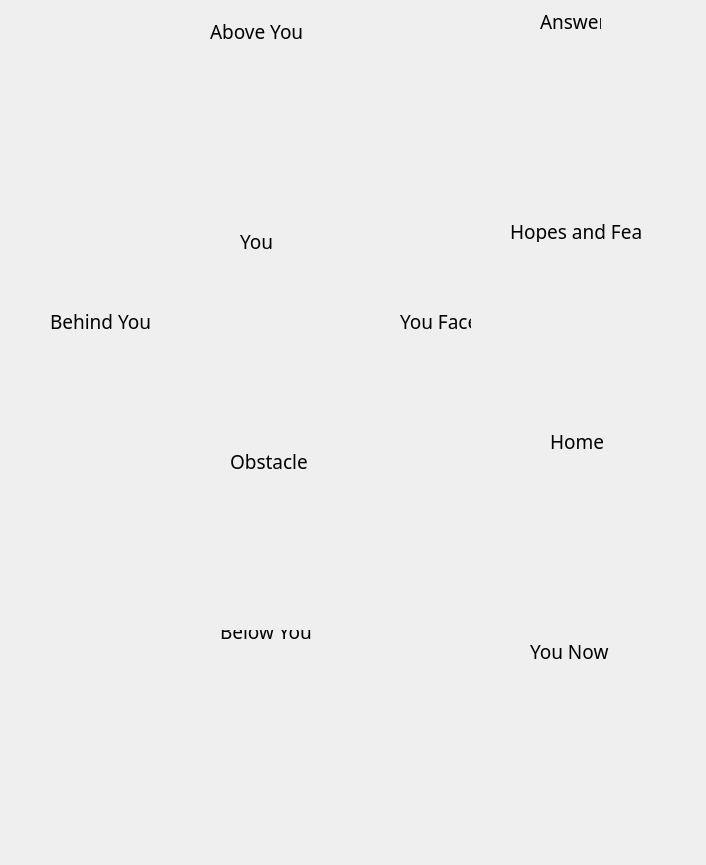
<?xml version="1.0" encoding="UTF-8"?>
<ui version="4.0">
 <class>CelticDecipherMeanings</class>
 <widget class="QWidget" name="CelticDecipherMeanings">
  <property name="geometry">
   <rect>
    <x>0</x>
    <y>0</y>
    <width>706</width>
    <height>865</height>
   </rect>
  </property>
  <property name="windowTitle">
   <string>Form</string>
  </property>
  <widget class="QLabel" name="bef_img">
   <property name="geometry">
    <rect>
     <x>390</x>
     <y>380</y>
     <width>120</width>
     <height>125</height>
    </rect>
   </property>
   <property name="font">
    <font>
     <pointsize>10</pointsize>
    </font>
   </property>
   <property name="autoFillBackground">
    <bool>true</bool>
   </property>
   <property name="text">
    <string/>
   </property>
  </widget>
  <widget class="QLabel" name="abv_img">
   <property name="geometry">
    <rect>
     <x>210</x>
     <y>90</y>
     <width>120</width>
     <height>125</height>
    </rect>
   </property>
   <property name="font">
    <font>
     <pointsize>10</pointsize>
    </font>
   </property>
   <property name="autoFillBackground">
    <bool>true</bool>
   </property>
   <property name="text">
    <string/>
   </property>
  </widget>
  <widget class="QLabel" name="abv_label">
   <property name="geometry">
    <rect>
     <x>210</x>
     <y>20</y>
     <width>101</width>
     <height>22</height>
    </rect>
   </property>
   <property name="font">
    <font>
     <family>Adobe Hebrew</family>
     <pointsize>14</pointsize>
    </font>
   </property>
   <property name="layoutDirection">
    <enum>Qt::LeftToRight</enum>
   </property>
   <property name="text">
    <string>Above You</string>
   </property>
  </widget>
  <widget class="QLabel" name="bhi_label">
   <property name="geometry">
    <rect>
     <x>50</x>
     <y>310</y>
     <width>101</width>
     <height>22</height>
    </rect>
   </property>
   <property name="font">
    <font>
     <family>Adobe Hebrew</family>
     <pointsize>14</pointsize>
    </font>
   </property>
   <property name="layoutDirection">
    <enum>Qt::LeftToRight</enum>
   </property>
   <property name="text">
    <string>Behind You</string>
   </property>
  </widget>
  <widget class="QLabel" name="hnf_label">
   <property name="geometry">
    <rect>
     <x>510</x>
     <y>220</y>
     <width>131</width>
     <height>22</height>
    </rect>
   </property>
   <property name="font">
    <font>
     <family>Adobe Hebrew</family>
     <pointsize>14</pointsize>
    </font>
   </property>
   <property name="layoutDirection">
    <enum>Qt::LeftToRight</enum>
   </property>
   <property name="text">
    <string>Hopes and Fears</string>
   </property>
  </widget>
  <widget class="QLabel" name="you_label">
   <property name="geometry">
    <rect>
     <x>240</x>
     <y>230</y>
     <width>41</width>
     <height>22</height>
    </rect>
   </property>
   <property name="font">
    <font>
     <family>Adobe Hebrew</family>
     <pointsize>14</pointsize>
    </font>
   </property>
   <property name="layoutDirection">
    <enum>Qt::LeftToRight</enum>
   </property>
   <property name="text">
    <string>You</string>
   </property>
  </widget>
  <widget class="QLabel" name="unw_label">
   <property name="geometry">
    <rect>
     <x>530</x>
     <y>640</y>
     <width>81</width>
     <height>22</height>
    </rect>
   </property>
   <property name="font">
    <font>
     <family>Adobe Hebrew</family>
     <pointsize>14</pointsize>
    </font>
   </property>
   <property name="layoutDirection">
    <enum>Qt::LeftToRight</enum>
   </property>
   <property name="text">
    <string>You Now</string>
   </property>
  </widget>
  <widget class="QLabel" name="hom_label">
   <property name="geometry">
    <rect>
     <x>550</x>
     <y>430</y>
     <width>61</width>
     <height>22</height>
    </rect>
   </property>
   <property name="font">
    <font>
     <family>Adobe Hebrew</family>
     <pointsize>14</pointsize>
    </font>
   </property>
   <property name="layoutDirection">
    <enum>Qt::LeftToRight</enum>
   </property>
   <property name="text">
    <string>Home</string>
   </property>
  </widget>
  <widget class="QLabel" name="bef_label">
   <property name="geometry">
    <rect>
     <x>400</x>
     <y>310</y>
     <width>71</width>
     <height>22</height>
    </rect>
   </property>
   <property name="font">
    <font>
     <family>Adobe Hebrew</family>
     <pointsize>14</pointsize>
    </font>
   </property>
   <property name="layoutDirection">
    <enum>Qt::LeftToRight</enum>
   </property>
   <property name="text">
    <string>You Face</string>
   </property>
  </widget>
  <widget class="QLabel" name="obs_label">
   <property name="geometry">
    <rect>
     <x>230</x>
     <y>450</y>
     <width>81</width>
     <height>22</height>
    </rect>
   </property>
   <property name="font">
    <font>
     <family>Adobe Hebrew</family>
     <pointsize>14</pointsize>
    </font>
   </property>
   <property name="layoutDirection">
    <enum>Qt::LeftToRight</enum>
   </property>
   <property name="text">
    <string>Obstacle</string>
   </property>
  </widget>
  <widget class="QLabel" name="you_img">
   <property name="geometry">
    <rect>
     <x>220</x>
     <y>300</y>
     <width>120</width>
     <height>125</height>
    </rect>
   </property>
   <property name="font">
    <font>
     <pointsize>10</pointsize>
    </font>
   </property>
   <property name="autoFillBackground">
    <bool>true</bool>
   </property>
   <property name="text">
    <string/>
   </property>
  </widget>
  <widget class="QLabel" name="blo_label">
   <property name="geometry">
    <rect>
     <x>220</x>
     <y>620</y>
     <width>91</width>
     <height>22</height>
    </rect>
   </property>
   <property name="font">
    <font>
     <family>Adobe Hebrew</family>
     <pointsize>14</pointsize>
    </font>
   </property>
   <property name="layoutDirection">
    <enum>Qt::LeftToRight</enum>
   </property>
   <property name="text">
    <string>Below You</string>
   </property>
  </widget>
  <widget class="QLabel" name="bhi_img">
   <property name="geometry">
    <rect>
     <x>50</x>
     <y>380</y>
     <width>120</width>
     <height>125</height>
    </rect>
   </property>
   <property name="font">
    <font>
     <pointsize>10</pointsize>
    </font>
   </property>
   <property name="autoFillBackground">
    <bool>true</bool>
   </property>
   <property name="text">
    <string/>
   </property>
  </widget>
  <widget class="QLabel" name="obs_img">
   <property name="geometry">
    <rect>
     <x>210</x>
     <y>510</y>
     <width>125</width>
     <height>120</height>
    </rect>
   </property>
   <property name="font">
    <font>
     <pointsize>10</pointsize>
    </font>
   </property>
   <property name="autoFillBackground">
    <bool>true</bool>
   </property>
   <property name="text">
    <string/>
   </property>
  </widget>
  <widget class="QLabel" name="hom_img">
   <property name="geometry">
    <rect>
     <x>530</x>
     <y>500</y>
     <width>120</width>
     <height>125</height>
    </rect>
   </property>
   <property name="font">
    <font>
     <pointsize>10</pointsize>
    </font>
   </property>
   <property name="autoFillBackground">
    <bool>true</bool>
   </property>
   <property name="text">
    <string/>
   </property>
  </widget>
  <widget class="QLabel" name="ans_img">
   <property name="geometry">
    <rect>
     <x>530</x>
     <y>80</y>
     <width>120</width>
     <height>125</height>
    </rect>
   </property>
   <property name="font">
    <font>
     <pointsize>10</pointsize>
    </font>
   </property>
   <property name="autoFillBackground">
    <bool>true</bool>
   </property>
   <property name="text">
    <string/>
   </property>
  </widget>
  <widget class="QLabel" name="hnf_img">
   <property name="geometry">
    <rect>
     <x>530</x>
     <y>290</y>
     <width>120</width>
     <height>125</height>
    </rect>
   </property>
   <property name="font">
    <font>
     <pointsize>10</pointsize>
    </font>
   </property>
   <property name="autoFillBackground">
    <bool>true</bool>
   </property>
   <property name="text">
    <string/>
   </property>
  </widget>
  <widget class="QLabel" name="unw_img">
   <property name="geometry">
    <rect>
     <x>530</x>
     <y>720</y>
     <width>120</width>
     <height>125</height>
    </rect>
   </property>
   <property name="font">
    <font>
     <pointsize>10</pointsize>
    </font>
   </property>
   <property name="autoFillBackground">
    <bool>true</bool>
   </property>
   <property name="text">
    <string/>
   </property>
  </widget>
  <widget class="QLabel" name="ans_label">
   <property name="geometry">
    <rect>
     <x>540</x>
     <y>10</y>
     <width>61</width>
     <height>22</height>
    </rect>
   </property>
   <property name="font">
    <font>
     <family>Adobe Hebrew</family>
     <pointsize>14</pointsize>
    </font>
   </property>
   <property name="layoutDirection">
    <enum>Qt::LeftToRight</enum>
   </property>
   <property name="text">
    <string>Answer</string>
   </property>
  </widget>
  <widget class="QLabel" name="blo_img">
   <property name="geometry">
    <rect>
     <x>220</x>
     <y>690</y>
     <width>120</width>
     <height>125</height>
    </rect>
   </property>
   <property name="font">
    <font>
     <pointsize>10</pointsize>
    </font>
   </property>
   <property name="autoFillBackground">
    <bool>true</bool>
   </property>
   <property name="text">
    <string/>
   </property>
  </widget>
  <widget class="QLabel" name="ans_label_2">
   <property name="geometry">
    <rect>
     <x>500</x>
     <y>30</y>
     <width>160</width>
     <height>28</height>
    </rect>
   </property>
   <property name="font">
    <font>
     <family>Adobe Hebrew</family>
     <pointsize>12</pointsize>
    </font>
   </property>
   <property name="layoutDirection">
    <enum>Qt::LeftToRight</enum>
   </property>
   <property name="text">
    <string/>
   </property>
  </widget>
  <widget class="QLabel" name="abv_label_2">
   <property name="geometry">
    <rect>
     <x>170</x>
     <y>40</y>
     <width>160</width>
     <height>28</height>
    </rect>
   </property>
   <property name="font">
    <font>
     <family>Adobe Hebrew</family>
     <pointsize>12</pointsize>
    </font>
   </property>
   <property name="layoutDirection">
    <enum>Qt::LeftToRight</enum>
   </property>
   <property name="text">
    <string/>
   </property>
  </widget>
  <widget class="QLabel" name="you_label_2">
   <property name="geometry">
    <rect>
     <x>200</x>
     <y>250</y>
     <width>160</width>
     <height>28</height>
    </rect>
   </property>
   <property name="font">
    <font>
     <family>Adobe Hebrew</family>
     <pointsize>12</pointsize>
    </font>
   </property>
   <property name="layoutDirection">
    <enum>Qt::LeftToRight</enum>
   </property>
   <property name="text">
    <string/>
   </property>
  </widget>
  <widget class="QLabel" name="hnf_label_2">
   <property name="geometry">
    <rect>
     <x>470</x>
     <y>240</y>
     <width>160</width>
     <height>28</height>
    </rect>
   </property>
   <property name="font">
    <font>
     <family>Adobe Hebrew</family>
     <pointsize>12</pointsize>
    </font>
   </property>
   <property name="layoutDirection">
    <enum>Qt::LeftToRight</enum>
   </property>
   <property name="text">
    <string/>
   </property>
  </widget>
  <widget class="QLabel" name="bhi_label_2">
   <property name="geometry">
    <rect>
     <x>10</x>
     <y>330</y>
     <width>160</width>
     <height>28</height>
    </rect>
   </property>
   <property name="font">
    <font>
     <family>Adobe Hebrew</family>
     <pointsize>12</pointsize>
    </font>
   </property>
   <property name="layoutDirection">
    <enum>Qt::LeftToRight</enum>
   </property>
   <property name="text">
    <string/>
   </property>
  </widget>
  <widget class="QLabel" name="bef_label_2">
   <property name="geometry">
    <rect>
     <x>360</x>
     <y>330</y>
     <width>160</width>
     <height>28</height>
    </rect>
   </property>
   <property name="font">
    <font>
     <family>Adobe Hebrew</family>
     <pointsize>12</pointsize>
    </font>
   </property>
   <property name="layoutDirection">
    <enum>Qt::LeftToRight</enum>
   </property>
   <property name="text">
    <string/>
   </property>
  </widget>
  <widget class="QLabel" name="obs_label_2">
   <property name="geometry">
    <rect>
     <x>190</x>
     <y>470</y>
     <width>160</width>
     <height>28</height>
    </rect>
   </property>
   <property name="font">
    <font>
     <family>Adobe Hebrew</family>
     <pointsize>12</pointsize>
    </font>
   </property>
   <property name="layoutDirection">
    <enum>Qt::LeftToRight</enum>
   </property>
   <property name="text">
    <string/>
   </property>
  </widget>
  <widget class="QLabel" name="hom_label_2">
   <property name="geometry">
    <rect>
     <x>510</x>
     <y>450</y>
     <width>160</width>
     <height>28</height>
    </rect>
   </property>
   <property name="font">
    <font>
     <family>Adobe Hebrew</family>
     <pointsize>12</pointsize>
    </font>
   </property>
   <property name="layoutDirection">
    <enum>Qt::LeftToRight</enum>
   </property>
   <property name="text">
    <string/>
   </property>
  </widget>
  <widget class="QLabel" name="blo_label_2">
   <property name="geometry">
    <rect>
     <x>180</x>
     <y>640</y>
     <width>160</width>
     <height>28</height>
    </rect>
   </property>
   <property name="font">
    <font>
     <family>Adobe Hebrew</family>
     <pointsize>12</pointsize>
    </font>
   </property>
   <property name="layoutDirection">
    <enum>Qt::LeftToRight</enum>
   </property>
   <property name="text">
    <string/>
   </property>
  </widget>
  <widget class="QLabel" name="unw_label_2">
   <property name="geometry">
    <rect>
     <x>490</x>
     <y>660</y>
     <width>160</width>
     <height>28</height>
    </rect>
   </property>
   <property name="font">
    <font>
     <family>Adobe Hebrew</family>
     <pointsize>12</pointsize>
    </font>
   </property>
   <property name="layoutDirection">
    <enum>Qt::LeftToRight</enum>
   </property>
   <property name="text">
    <string/>
   </property>
  </widget>
 </widget>
 <resources/>
 <connections/>
</ui>
